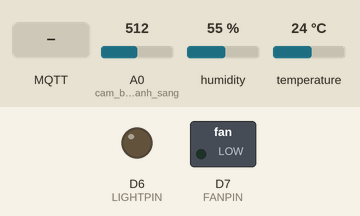
This sketch was run on a simulated ESP8266 (NodeMCU). Shown: switched loads named in the sketch (green lamp = pin HIGH), output pins drawn as LEDs (lit = HIGH). Inputs (shaded band) come from the test bench; at power-on: A0 (cam_bien_anh_sang) = 512, humidity 55 %, temperature 24 °C. WiFi joins after 1.5 s; servers stay silent unless stated; no MQTT or app messages arrive unless stated; what the sketch prints to the serial monitor is not drawn.

Above: at 3.3 s.
3.4 s: MQTT message "on" arrives on the first subscribed topic
At 4.4 s:
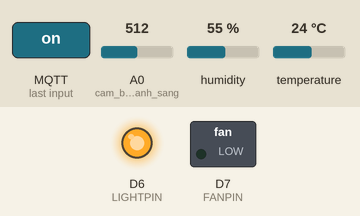
4.9 s: MQTT message "on1" arrives on the first subscribed topic
At 5.6 s:
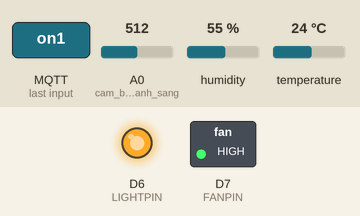
6.4 s: MQTT message "off" arrives on the first subscribed topic
At 6.8 s:
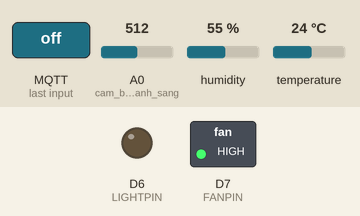
13.5 s: MQTT message "off1" arrives on the first subscribed topic
At 14.5 s:
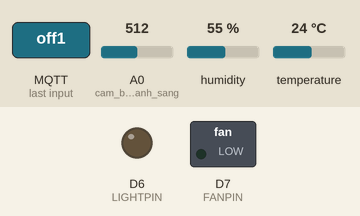
15.0 s: MQTT message "on2" arrives on the first subscribed topic
At 15.7 s:
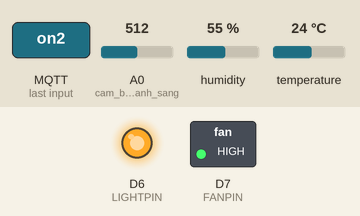
Timing chart, 0 to 17.5 s (numbered marks = the images above; inputs shaded):
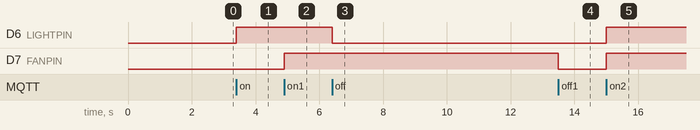

The sketch:

esp8266_mqtt_hivemq_DATN.ino
``````````````cpp
#include "DHT.h"
#include <ESP8266WiFi.h>
#include <PubSubClient.h>
#include "ArduinoJson.h"
#include <Wire.h>
#include <RTClib.h>
#include <string.h>
#include <stdio.h>
#include <stdlib.h>
#include <SimpleKalmanFilter.h>
// #include <TaskScheduler.h>

/*
SimpleKalmanFilter(e_mea, e_est, q);
 e_mea: Mức độ không chắc chắn phép đo(mong đợi phép đo)
 e_est: Ước tính không chắc chắn
 q: Phương sai khuyến nghị 0,0001 -> 1
 */
SimpleKalmanFilter locnhieu(2, 2, 0.01);

#define Addr 0x4A

#define ssid "Tap Doan NNT"
#define password "wifihongroi"
#define mqtt_server "test.mosquitto.org"
const uint16_t mqtt_port = 1883;  //Port của MQTT

#define topic1 "GSMA/sensors/humidity-temperature"

#define DHTPIN D2
#define DHTTYPE DHT11
#define LIGHTPIN D6
#define FANPIN D7

DHT dht(DHTPIN, DHTTYPE);

WiFiClient espClient;
PubSubClient client(espClient);
int state = 1;
int work = 0;
int v_intTime = 0;
// void ledBlink();

// Scheduler runner;
// Task tBlink(1000, TASK_FOREVER, &ledBlink);

void setup() {
  Serial.begin(115200);

  //  Wire.begin();
  // Initialise serial communication
  //  Wire.beginTransmission(Addr);
  //  Wire.write(0x02);
  //  Wire.write(0x40);
  //  Wire.endTransmission();
  delay(50);

  setup_wifi();                              //thực hiện kết nối Wifi
  client.setServer(mqtt_server, mqtt_port);  // cài đặt server và lắng nghe client ở port 1883
  client.setCallback(callback);              // gọi hàm callback để thực hiện các chức năng publish/subcribe

  if (!client.connected()) {  // Kiểm tra kết nối
    reconnect();
  }
  client.subscribe("Light");

  // runner.addTask(tBlink);
  // tBlink.enable();
  //pinMode(D1, OUTPUT);  // livingroomLight
  pinMode(LIGHTPIN, OUTPUT);  // livingroomAirConditioner
  pinMode(FANPIN, OUTPUT);
  pinMode(DHTPIN, INPUT);   //cam bien nhiet do, do am
  pinMode(A0, INPUT);   //cam bien anh sang
  digitalWrite(LIGHTPIN, LOW);
  dht.begin();
}

// Hàm kết nối wifi
void setup_wifi() {
  delay(10);
  Serial.println();
  Serial.print("Connecting to ");
  Serial.println(ssid);
  WiFi.begin(ssid, password);
  while (WiFi.status() != WL_CONNECTED) {
    delay(1000);
    Serial.print(".");
  }
  // in ra thông báo đã kết nối và địa chỉ IP của ESP8266
  Serial.println("");
  Serial.println("WiFi connected");
  Serial.println("IP address: ");
  Serial.println(WiFi.localIP());
}

// Hàm call back để nhận dữ liệu
void callback(char *topic, byte *payload, unsigned int length) {
  //-----------------------------------------------------------------
  //in ra tên của topic và nội dung nhận được
  //{"work": "0","time": "20","state": "0"}

  // const char *Ltype = NULL;
  // StaticJsonDocument<256> docs;
  // deserializeJson(docs, payload, length);
  // const char *timeS = NULL;
  // const char *w = NULL;
  // const char *s = NULL;
  // timeS = docs["time"];
  // w = docs["work"];
  // s = docs["state"];
  char p[length + 1];
  memcpy(p, payload, length);
  p[length] = NULL;
  String message(p);

  Serial.print("Co tin nhan moi tu topic: ");
  Serial.println(message);
  // if (timeS != NULL) {
  //   sscanf(timeS, "%d", &v_intTime);
  // }
  // if(w!=NULL){
  //   sscanf(w,"%d",&work);
  // }
  // if(s!=NULL){
  //   sscanf(s,"%d",&state);
  // }
  // Serial.println(work);`````````````
  Serial.println(String(topic));
  // Serial.println(state);
  if (String(topic) == "Light") {
    if (message == "on") {
      digitalWrite(LIGHTPIN, HIGH);
    } else if (message == "off") {
      digitalWrite(LIGHTPIN, LOW);
    }
    if (message == "on1") {
      digitalWrite(FANPIN, HIGH);
    } else if (message == "off1") {
      digitalWrite(FANPIN, LOW);
    }
    if (message == "on2") {
      digitalWrite(FANPIN, HIGH);
      digitalWrite(LIGHTPIN, HIGH);
    } else if (message == "off2") {
      digitalWrite(FANPIN, LOW);
      digitalWrite(LIGHTPIN, LOW);
    }
  }

  //Serial.println(message);
  //Serial.write(payload, length);
  // Serial.println();
  //-------------------------------------------------------------------------
}

// Hàm reconnect thực hiện kết nối lại khi mất kết nối với MQTT Broker
void reconnect() {
  while (!client.connected())  // Chờ tới khi kết nối
  {
    if (client.connect("DoAn-ESP8266"))  //kết nối vào broker
    {
      Serial.println("Đã kết nối:");
      //đăng kí nhận dữ liệu từ topic
      client.subscribe("Light");
      client.subscribe("livingroomAirConditioner");
    } else {
      // in ra trạng thái của client khi không kết nối được với broker
      Serial.print("Lỗi:, rc=");
      Serial.print(client.state());
      Serial.println(" try again in 5 seconds");
      // Đợi 5s
      delay(5000);
    }
  }
}

long lastMsg = 0;
void loop() {
  if (!client.connected()) {  // Kiểm tra kết nối
    reconnect();
  }
  //    float ADC_value = 0.0048828125;
  //
  //    int luminance = 250/(LDR_value*ADC_value)-50;
  client.loop();
  // runner.execute();
  unsigned int data[2];
  // Convert the data to lux

  long now = millis();
  if (now - lastMsg > 3000) {
    lastMsg = now;
    int h = dht.readHumidity();
    // Read humidity as RH relative humidity (the default)
    int t = dht.readTemperature();
    float ADC_value = 0.0048828125;
    float LDR_value = 0;
    for (int i = 0; i < 10; i++) {
      LDR_value += analogRead(A0);
    }
    LDR_value = (LDR_value / 10);
    int luminance = (int)(250 / (LDR_value * ADC_value) - 50);
    // Read temperature as Fahrenheit (isFahrenheit = true)
    // Check if any reads failed and exit early (to try again).
    if (isnan(h) || isnan(t)) {
      Serial.println(F("Failed to read from DHT sensor!"));
      return;
    }

    char lightString[10];
    sprintf(lightString, "%d", luminance);
    Serial.print("  Light: ");
    Serial.print(luminance);

    char tempString[10];
    sprintf(tempString, "%d", t);
    Serial.print("  Temp: ");
    Serial.print(tempString);

    char humiString[10];
    sprintf(humiString, "%d", h);
    Serial.print("  Humi: ");
    Serial.println(humiString);

    StaticJsonDocument<100> doc;
    if (t < 100) {
      doc["Temp"] = t;
    }
    if (h < 100) {
      doc["Humi"] = h;
    }
    if (luminance > 0) {
      doc["Light"] = lightString;
    }
    else{
      doc["Light"] = 1;
    }
    char buffer[100];
    serializeJson(doc, buffer);
    client.publish(topic1, buffer);
    Serial.println(buffer);
  }
}

// void ledBlink() {
//   v_intTime -= 1;
//   if(v_intTime<=0) {
//     v_intTime=0;
//   }
//   if (work == 0) {
//     if (state == 0) {
//       if(v_intTime<=0) {
//         digitalWrite(LIGHTPIN, LOW);
//         v_intTime=0;
//       }
//     } else if (state == 1) {
//       if(v_intTime<=0) {
//         digitalWrite(LIGHTPIN, HIGH);
//         v_intTime=0;
//       }
//     }
//   }
// }
``````````````

Measured:
- after the input at 3.4 s, D6 (LIGHTPIN): LOW → HIGH at once
- after the input at 4.9 s, D7 (FANPIN): LOW → HIGH at once
- after the input at 6.4 s, D6 (LIGHTPIN): HIGH → LOW at once
- after the input at 13.5 s, D7 (FANPIN): HIGH → LOW at once
- after the input at 15.0 s, D6 (LIGHTPIN), D7 (FANPIN): LOW → HIGH at once
